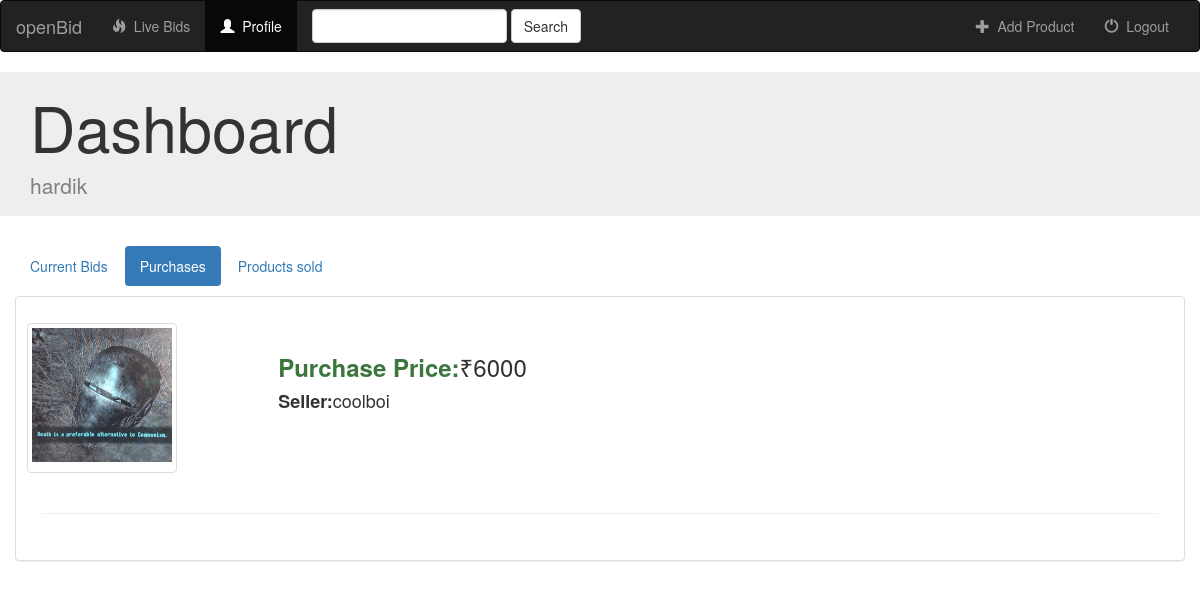
The page /bidfeed/purchases/ (signed in) on the database its author committed.
### bidfeed/models.py (models this page shows, shortened)
class Product(models.Model):
	product_id = models.CharField(max_length=250)
	user = models.ForeignKey(User, default=1)
	customer = models.CharField(max_length=250, blank=True)
	start_price = models.IntegerField(default=0,blank=True)
	bought = models.BooleanField(default=False)
	product_name = models.CharField(max_length=400)
	min_increase = models.IntegerField(default=5)
	description = models.TextField(default='product description')
	current_price = models.IntegerField(max_length=100,default=0)
	category = models.CharField(default = "general", max_length=100)
	status = models.CharField(max_length=10, default='live')
	date = models.DateTimeField(default=datetime.now(), blank=True)
	rem_days = models.IntegerField(help_text="enter in days",default="2")
	days = models.IntegerField(help_text="enter in days",default="2")
	end_date = models.DateTimeField(blank=True)
	product_image = models.FileField(blank=True)

### bidfeed/views.py (the view)
def user_purchases(request):
	if not request.user.is_authenticated():
		return render(request, 'bidfeed/login.html')
	else:
		User = request.user
		products = Product.objects.filter(status = 'sold',customer = User.username,bought=True)
		return render(request, 'bidfeed/purchases.html', { 'user': User, 'products':products})

### bidfeed/templates/bidfeed/purchases.html (shortened to what this page needs)
{% extends 'bidfeed/base.html' %}
{% block profile_active %}active{% endblock %}
{% block body %}
<div class="jumbotron jumbotron-fluid" style="padding:0;">
  <div class="container">
    <h1 class="display-5">Dashboard</h1>
    <p class="lead"style="color:grey;">{{user.username}}</p>
  </div>
</div>
<div class="container-fluid songs-container">
    <div class="row">
        <div class="col-sm-12 col-md-12">
            <ul class="nav nav-pills" style="margin-bottom: 10px;">
                <li role="presentation" ><a href="{% url 'bidfeed:user_bids'%}">Current Bids</a></li>
                <li role="presentation" class="active"><a href="{% url 'bidfeed:purchases'%}">Purchases</a></li>
				<li role="presentation"><a href="{% url 'bidfeed:sale_products'%}">Products sold</a></li>
            </ul>
            <div class="panel panel-default">
                <div class="panel-body">
					<div class="container userbidcontainer">
					{%if products%}
					{% for product in products %}
					<div class="row userbidproductrow">
						<div class="col" style="height:100%;">
						<div class="container" style="height:100%;">
						<div class="row" style="height:100%;width:100%;">
						<div class="col-2 colproductimg">
						<a href="{% url 'bidfeed:detail' product.id %}"><img id = "chatheadimg"src="{{product.product_image.url}}" height="150px" width="150px" class="rounded thumbnail"/></a>
						</div>
						<div class="col-10 colproductinfo">
						<h3 class="status"><strong class="text-success">Purchase Price:</strong>&#8377;{{product.current_price}}</h3>
						<h4><strong>Seller:</strong>{{product.user.username}}</h4>
						</div>
						</div>
						</div>
						</div>
				</div>
				<hr>
				{% endfor %}
				{%else%}
				<h2 style="color:#999999;"class="display">You haven't purchased anything yet!</h2>
				{% endif %}
    </div>
</div>
</div>
</div>
{% endblock %}

### bidfeed/static/bidfeed/foo.css (style rules this page uses)
.userbidcontainer { width:100% !important; padding:1%; }
.userbidproductrow { width:100% !important; height:12% !important; }
.colproductinfo, .colproductimg { height:100% !important; }
.colproductinfo { padding-top:1%; margin-right:38% !important; margin-left:1%; width:40%; float:right; }
.colproductimg { width:20%; float:left; }

### rows shown on the page
Product: product_image (picture), current_price "6000", user.username "coolboi"

### other values the page prints
{{ user.username }} "hardik"
